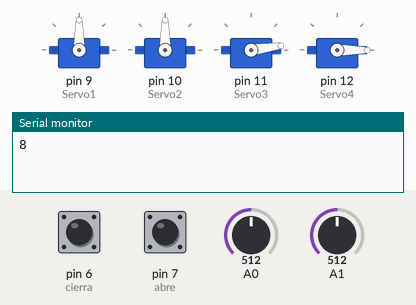
This sketch was run on a simulated Arduino Uno, built with avr-gcc and run on an emulated ATmega328P. Parts: 4 × servo, the last lines printed to the serial monitor. The test bench sets the inputs (shaded band); at power-on: pin 7 (abre) HIGH, A0 = 512, A1 = 512, pin 6 (cierra) HIGH.

Above: at 1.8 s.
1.9 s: pin 7 (abre) pulled LOW for 3.2 s
At 5.9 s:
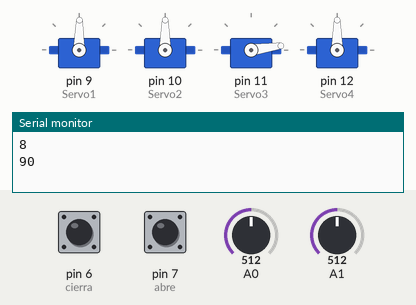
9.2 s: A0 set to 716
13.3 s: A1 set to 306
At 16.8 s:
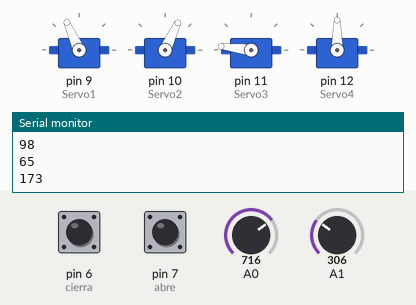
17.4 s: pin 6 (cierra) pulled LOW for 1.2 s
22.7 s: A0 set to 511
At 24.9 s:
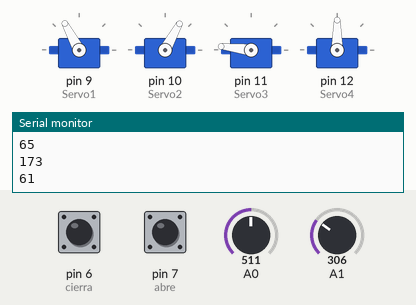
26.8 s: pin 7 (abre) pulled LOW for 1.2 s
At 34.4 s:
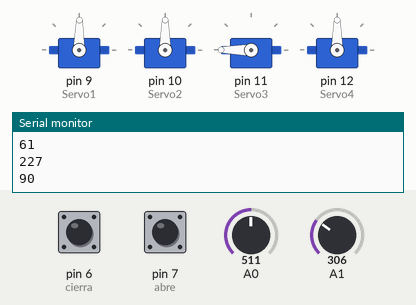
Timing chart, 0 to 36.0 s (numbered marks = the images above; inputs shaded):
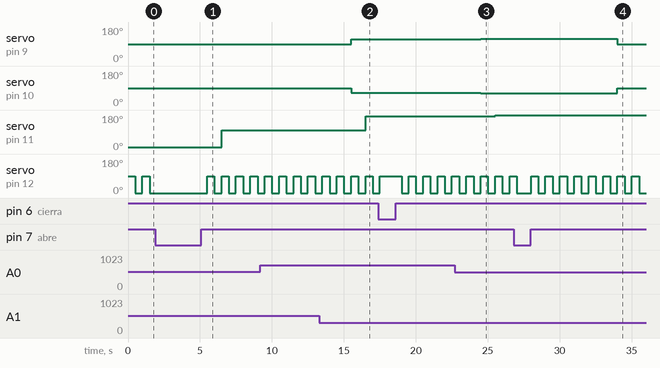

Measured:
- after the input at 1.9 s, servo on pin 9 (Servo1): 90° → 89° after 3.6 s instead of 7.1 s; servo on pin 11 (Servo3): 8° → 98° after 4.6 s
- after the input at 13.3 s, servo on pin 11 (Servo3): 98° → 173° after 3.2 s
- after the input at 22.7 s, servo on pin 9 (Servo1): 114° → 118° after 1.8 s; servo on pin 10 (Servo2): 65° → 61° after 1.8 s
- after the input at 26.8 s, servo on pin 9 (Servo1): 118° → 89° after 7.2 s instead of 7.7 s; servo on pin 10 (Servo2): 61° → 90° after 7.2 s instead of 7.7 s
- by itself, servo on pin 12 (Servo4): repeats every 1.0 s: 90° 0.50 s, 0° 0.50 s

The sketch:

Brazo_Robotico.ino
```cpp
#include <Servo.h>

int Lecturas[10]; // Vector de lecturas para almacenar las lecturas del potenciómetro.
int Lecturas1[10]; // Vector de lecturas para almacenar las lecturas del potenciómetro.
int LecturaPulsador = 0; // Variable para almacenar la lectura del pulsador.
int Val, Val1, i = 0, Total = 0, Promedio = 0, j = 0, Total1 = 0, Promedio1 = 0;
Servo Servo1; // Primer servo.
Servo Servo2; // Segundo servo.
Servo Servo3; // Tercer servo.
Servo Servo4; // Cuarto servo.
int abre = 7;
int cierra = 6;
int ValorPulsador = 0;

void setup() {
  Servo1.attach(9); // Conecta el primer servo al pin 9.
  Servo2.attach(10); // Conecta el segundo servo al pin 10.
  Servo3.attach(11); // Conecta el segundo servo al pin 11.
  Servo4.attach(12); // Conecta el segundo servo al pin 12.
  pinMode(abre, INPUT_PULLUP);
  pinMode(cierra, INPUT_PULLUP);
  Serial.begin(9600); // Inicia la comunicación serial a 9600 baudios.
  for (i = 0; i < 10; i++) // Inicialización del vector Lecturas.
    Lecturas[i] = 0;
  i = 0;
  for (j = 0; j < 10; j++) // Inicialización del vector Lecturas.
    Lecturas1[j] = 0;
  i = 0;
}

void loop() {
  // Sustrae el total con la lectura inmediata anterior.
  Total = Total - Lecturas[i];

  // Agrega una lectura a la posición actual dentro del vector Lecturas.
  Lecturas[i] = analogRead(A0); // Conecta el potenciómetro al pin A0.
  Lecturas1[j] = analogRead(A1);
  // Realiza la sumatoria entre las últimas 10 lecturas.
  Total = Total + Lecturas[i];
  i = i + 1;

  Total1 = Total1 + Lecturas1[j];
  j = j + 1;

  // Calcula el promedio de las últimas 10 lecturas y ajusta el valor para los servos.
  if (i >= 10) {
    i = 0;
    Promedio = Total / 10;

    // Ajusta el valor para el primer servo (rango 0 a 179 grados).
    Val = map(Promedio, 0, 1023, 0, 179);
    Servo1.write(Val);

    // Ajusta el valor para el segundo servo (rango 179 a 0 grados).
    Val = map(Promedio, 0, 1023, 179, 0);
    Servo2.write(Val);

    // Muestra el valor en el monitor serial para propósitos de depuración.
    Serial.println(Val, DEC);
  }

   if (j >= 10) {
    j = 0;
    Promedio1 = Total1 / 10;

    // Ajusta el valor para el primer servo (rango 0 a 179 grados).
    Val1 = map(Promedio1, 0, 1023, 0, 179);
    Servo3.write(Val1);

    // Muestra el valor en el monitor serial para propósitos de depuración.
    Serial.println(Val1, DEC);
  }

  LecturaPulsador = digitalRead(abre);
  if (LecturaPulsador == HIGH) {
    ValorPulsador = 90; // Si se presiona el pulsador, establece el ángulo del cuarto servo a 90 grados.
    Servo4.write(ValorPulsador);
    delay(500); // Pequeño retardo para evitar lecturas erráticas por rebotes del pulsador.
  }
  LecturaPulsador = digitalRead(cierra);
  if (LecturaPulsador == HIGH) {
    ValorPulsador = 0; // Si se presiona el pulsador, establece el ángulo del cuarto servo a 90 grados.
    Servo4.write(ValorPulsador);
    delay(500); // Pequeño retardo para evitar lecturas erráticas por rebotes del pulsador.
  }
}
```
